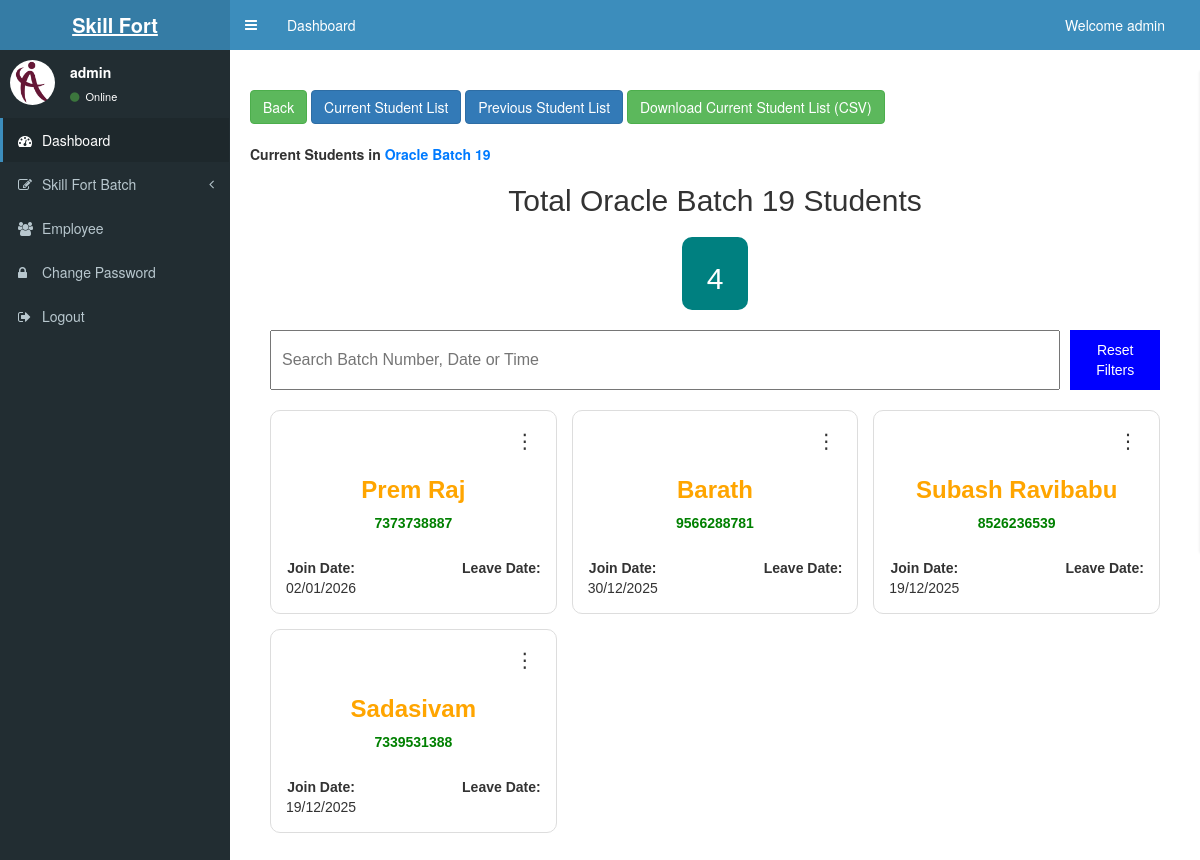
Screenshot of /viewStudents.php?class_name=Oracle+Batch+19&id=46 (signed in) with the database file from the repository.
### tables this page shows
CREATE TABLE `student` (
  `id` int(11) NOT NULL,
  `studentId` varchar(200) NOT NULL,
  `studentName` varchar(200) NOT NULL,
  `mobile` varchar(200) NOT NULL,
  `gmail` varchar(200) NOT NULL,
  `referBy` varchar(200) NOT NULL,
  `description` text NOT NULL,
  `course` varchar(200) NOT NULL,
  `class_name` varchar(200) NOT NULL,
  `class_time` varchar(200) NOT NULL,
  `start_date` varchar(200) NOT NULL,
  `whatsappLink` varchar(200) NOT NULL,
  `date` timestamp NOT NULL DEFAULT current_timestamp() ON UPDATE current_timestamp(),
  `join_date` varchar(200) NOT NULL,
  `leave_date` varchar(200) NOT NULL,
  `action` varchar(500) NOT NULL,
  `deleteReason` text NOT NULL,
  `end_date` varchar(200) NOT NULL
);

### viewStudents.php (the view, shortened to what this page needs)
<?php include('header.php') ?>
<?php
$class_name = $_GET["class_name"];
if (isset($_GET['id'])) {
    $id = $_GET['id'];
}
?>
<div class="content-wrapper">
    <div class="container-table">
        <br>
        <div class="d-flex flex-wrap justify-content-end mb-3 gap-2">
            <a href="studentDetails.php?id=<?php echo $id; ?>"><button class="btn btn-success me-2 mb-2">Back</button></a>
            <a href="viewStudents.php?class_name=<?php echo $class_name; ?>&id=<?php echo $id; ?>"><button class="btn btn-primary me-2 mb-2">Current Student List</button></a>
            <a href="previousStudentList.php?id=<?php echo $id; ?>&class_name=<?php echo $class_name; ?>"><button class="btn btn-primary me-2 mb-2">Previous Student List</button></a>
            <form method="POST" action="download_current_students.php" style="display: inline;">
                <button type="submit" class="btn btn-success mb-2">Download Current Student List (CSV)</button>
            </form>
        </div>
        <br>
        <b>
            Current Students in <span style="color: #007bff;"><?php echo $class_name; ?></span>
        </b>
        <div class="classList">
            <div class="container-ClassList">
                <b>
                    <h2 id="h1id01">Total <?php echo $class_name; ?> Students</h2>
                </b>
                <div class="summary">
                    <div class="summary-card">
                        <h2 id="enquiryCount">0</h2>
                    </div>
                </div>
                <div class="filters">
                    <input type="text" id="searchInput" placeholder="Search Batch Number, Date or Time" />
                    <button id="resetBtn">Reset Filters</button>
                </div>
                <div id="enquiryList" class="card-grid">
                    <?php
                    $result = mysqli_query($conn, "SELECT * FROM `student` WHERE `class_name`='$class_name' and `action`='Active' ORDER BY `id` DESC");
                    while ($row_result = mysqli_fetch_array($result)) {
                        $join_date = $row_result['join_date'];
                        $mobile = $row_result['mobile'];
                        $studentName = $row_result['studentName'];
                    ?>
                        <div class="card">
                            <div class="menu-container">
                                <button class="menu-btn">⋮</button>
                            </div>
                            <h3 class="enquiry-id"><?php echo $studentName; ?></h3>
                            <div class="course-badge">
                                <a class="callLink" href="#"><?php echo $mobile; ?></a>
                            </div>
                            <div class="card-footer">
                                <div><strong>Join Date:</strong><br><?php echo date("d/m/Y", strtotime($join_date)); ?></div>
                                <div>
                                    <strong>Leave Date:</strong><br>
                                </div>
                            </div>
                        </div>
                    <?php
                    }
                    ?>
                </div>
            </div>
        </div>
    </div>
</div>
<?php include('footer.php') ?>

### header.php (style rules this page uses)
.container-table { margin: 15px; padding: 5px; }
.classList { font-family: Arial, sans-serif; margin: 20px; }
.container-ClassList { border-radius: 10px; }
#h1id01 { text-align: center; margin-bottom: 20px; }
.summary { display: flex; justify-content: center; margin-bottom: 20px; }
.summary-card { background: teal; color: white; padding: 5px 25px; border-radius: 10px; text-align: center; }
.filters { display: flex; flex-direction: column; gap: 10px; margin-bottom: 20px; }
.filters input { padding: 10px; font-size: 16px; width: 100%; }
.filters button { padding: 10px; background: blue; color: white; border: none; cursor: pointer; }
.card-grid { display: grid; grid-template-columns: 1fr; gap: 15px; }
@media (min-width: 600px) { .filters { flex-direction: row; justify-content: space-between; } }
@media (min-width: 600px) { .card-grid { grid-template-columns: repeat(3, 1fr); } }
.card { background: white; border: 1px solid #ddd; border-radius: 10px; padding: 15px; text-align: center; transition: 0.3s; }
.card .enquiry-id { color: orange; font-weight: bold; }
.course-badge a { text-decoration: none; color: green; font-weight: bold; }
.card-footer { display: flex; justify-content: space-between; font-size: 14px; margin-top: 25px; }
.menu-container { position: relative; text-align: right; }
.menu-btn { background: none; border: none; font-size: 20px; cursor: pointer; }

### rows the page displays
student: studentName "Prem Raj", mobile "7373738887", join_date "02/01/2026"
student: studentName "Barath", mobile "9566288781", join_date "30/12/2025"
student: studentName "Subash Ravibabu", mobile "8526236539", join_date "19/12/2025"
student: studentName "Sadasivam", mobile "7339531388", join_date "19/12/2025"

### other values shown
$username "admin"
$class_name "Oracle Batch 19"
